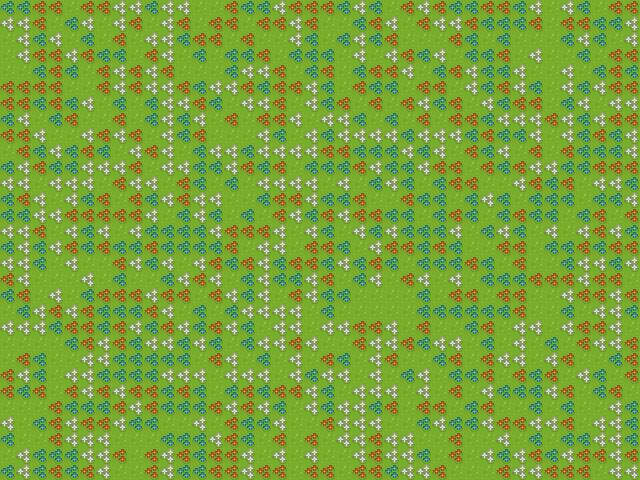

This is a level from a 2D game, rendered from its Tiled map with the project's own tilesets. A one-line summary and the complete map file follow:
An orthogonal 40x30 tile map with 16x16 px tiles, 1 tile layer (Calque de Tuiles 1).

<map version="1.10" tiledversion="1.10.1" orientation="orthogonal" renderorder="right-down" width="40" height="30" tilewidth="16" tileheight="16" infinite="0" nextlayerid="2" nextobjectid="1">
 <tileset firstgid="1" name="tileset" tilewidth="16" tileheight="16" spacing="1" tilecount="1767" columns="57">
  <image source="tileset.png" width="968" height="526" />
  <tile id="402" probability="0.1" />
  <tile id="573" probability="0.1" />
  <tile id="744" probability="0.1" />
 </tileset>
 <layer id="1" name="Calque de Tuiles 1" width="40" height="30">
  <data encoding="csv">
745,745,403,403,916,403,403,574,574,745,574,574,916,916,403,745,745,574,403,403,403,745,574,745,916,403,574,403,745,745,403,403,745,574,916,574,745,916,403,403,
574,574,403,916,745,574,916,574,403,916,574,403,916,403,403,916,403,403,574,403,916,916,745,403,574,916,403,574,574,403,745,745,745,403,916,403,403,745,745,574,
916,574,745,574,916,745,916,403,916,574,574,745,403,403,916,403,916,916,574,745,916,745,574,745,403,916,916,916,403,745,916,745,916,916,916,745,574,745,916,574,
916,574,403,403,574,403,745,745,916,403,574,916,745,916,745,745,403,916,745,745,745,916,574,916,574,403,745,574,916,745,745,403,916,574,916,916,745,916,403,403,
916,916,745,403,745,916,403,574,403,574,403,916,916,916,745,574,574,403,916,745,403,916,745,403,403,574,916,745,403,574,745,745,574,916,916,574,916,745,403,745,
403,403,403,403,916,916,403,574,403,574,574,403,745,574,574,403,745,403,403,574,745,916,403,745,745,916,403,403,916,574,745,403,574,745,916,574,745,574,403,403,
403,403,745,403,745,574,916,745,916,745,574,574,403,745,916,574,574,403,916,574,745,403,916,403,916,403,574,745,403,916,574,745,403,403,916,745,574,916,574,574,
745,574,916,745,403,916,916,403,916,745,574,745,574,916,403,916,403,403,574,916,574,574,745,916,745,916,403,916,403,403,745,574,574,574,403,574,745,574,403,403,
403,403,574,916,916,574,403,574,403,916,574,745,403,916,916,916,574,745,916,574,745,574,574,574,574,745,574,574,574,745,403,745,745,574,916,574,745,403,745,574,
916,403,745,574,745,403,745,916,574,403,574,916,745,574,574,745,574,574,574,574,403,403,745,745,745,574,745,574,916,403,745,574,916,403,916,403,745,745,745,574,
745,574,403,745,745,574,574,574,403,916,574,574,745,745,574,403,745,403,916,745,745,745,403,574,745,745,574,403,403,916,403,745,403,574,574,745,745,403,403,403,
574,574,916,574,574,574,916,403,574,574,916,403,745,916,745,916,574,574,574,574,916,574,916,745,574,745,916,745,403,403,916,916,574,403,745,403,916,574,574,745,
745,403,574,916,574,745,403,916,403,745,574,403,574,574,916,916,745,403,403,574,745,745,403,916,916,403,745,745,916,745,574,745,916,745,745,745,916,745,745,574,
745,745,574,574,403,403,403,403,403,574,916,745,574,745,916,745,916,403,574,745,403,574,403,403,745,745,916,745,403,745,916,745,403,745,745,916,745,403,916,403,
574,574,403,916,574,745,574,916,574,745,745,745,745,574,403,403,403,574,916,574,745,916,574,745,574,745,745,745,574,916,745,574,745,916,574,916,574,403,574,745,
745,574,745,574,403,745,403,745,745,403,745,745,745,745,403,916,574,574,916,403,403,745,916,574,403,403,745,403,745,916,916,403,403,916,745,745,403,745,403,403,
574,574,745,916,574,916,916,403,574,745,574,916,574,403,745,403,574,745,403,403,745,574,745,403,745,916,745,745,745,403,745,916,403,916,916,745,574,574,745,574,
403,574,916,916,916,574,916,745,916,916,745,574,403,574,916,745,574,745,745,574,403,916,745,574,916,403,574,916,574,916,745,745,745,403,403,403,574,403,403,916,
745,403,916,574,916,745,403,403,403,574,403,403,916,403,574,745,574,916,403,574,745,745,916,916,916,916,745,916,403,403,916,403,403,916,916,574,403,403,574,403,
916,745,574,403,574,403,745,745,745,403,574,916,745,916,745,574,574,574,574,916,745,916,916,916,916,916,745,745,745,745,745,745,403,916,916,745,916,574,574,745,
574,574,574,745,403,403,745,403,574,745,403,574,745,403,574,745,916,574,574,916,574,574,403,403,574,916,403,916,916,745,403,916,574,574,916,574,403,403,574,916,
916,916,916,916,745,403,574,403,745,574,574,745,574,745,916,745,574,574,403,574,916,916,403,574,574,403,745,574,574,916,745,916,574,916,745,916,403,574,574,403,
916,403,745,916,916,574,574,745,745,745,745,745,916,403,574,916,745,916,574,916,403,745,916,574,403,916,916,745,403,916,403,574,574,916,574,403,916,916,745,403,
403,574,745,916,574,574,745,745,745,745,574,574,574,916,574,574,574,916,574,745,574,574,916,574,916,745,574,916,745,745,403,916,403,745,403,916,574,745,916,403,
403,745,403,916,403,574,403,574,403,403,745,403,745,916,745,403,745,403,403,574,745,916,574,574,574,916,574,916,403,916,574,745,745,745,574,403,916,745,403,916,
916,916,916,403,745,745,745,403,574,403,745,745,745,403,574,403,574,745,916,574,745,574,574,745,403,916,403,403,916,745,403,916,916,745,916,745,916,916,574,745,
574,916,745,403,574,403,403,574,745,745,916,916,574,916,403,745,745,574,916,916,403,574,574,574,916,916,745,574,745,745,574,403,403,574,574,403,916,574,574,745,
745,916,916,403,574,574,574,916,916,916,745,745,745,574,403,745,916,403,916,403,916,574,574,403,574,574,916,916,403,916,916,574,916,745,916,745,745,574,574,745,
916,574,745,745,745,574,574,403,916,403,574,403,745,403,403,574,916,574,916,574,916,916,574,403,574,574,745,916,403,916,574,745,574,403,745,574,403,403,574,403,
745,574,745,403,745,403,574,916,916,403,574,745,745,403,403,574,403,403,916,403,403,916,403,403,745,574,574,403,916,916,916,403,574,574,403,403,403,916,574,574
</data>
 </layer>
</map>
